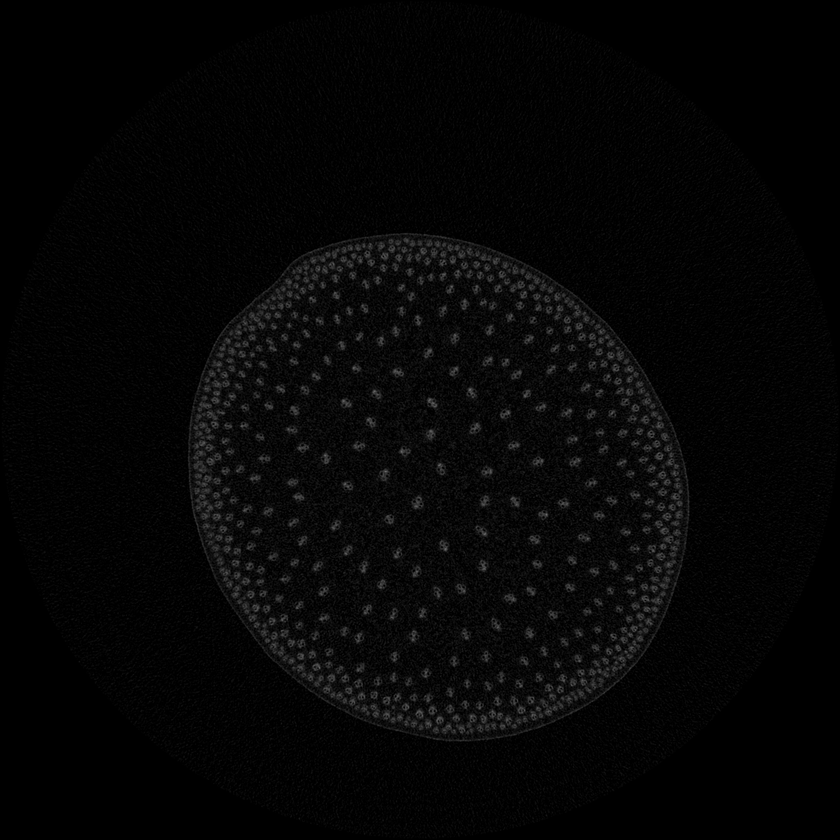
#> input picture vbs_images/maizestem/22-JD-3-5__rec0994.bmp, 840 x 840 px, shrunk from 2000 x 2000 before the run
$ python -i dbsAdaptiveWatershed.py   (imports and definitions only)   (older library calls are emulated)
#> lines starting #> are read from the running program, lines starting #| are printed output that depends on the picture; after the words box and inside, x2 and y2 are one past the last pixel; in counts of white or black regions, pixels touching at a corner belong together
#> further down, picture is the input picture: shape (840, 840); min 0, max 109, mean 5.6
### dbsFunction.py
#!/usr/bin/env python
# encoding: utf-8
'''
@author: du jianjun
@license: (C) Copyright 2019, PERSUPER, NERCITA.
@contact: dujianjun18@126.com
@software: wspp
@file: dbs_common_function.py
@time: 2020-01-07 23:33
@desc:
'''

import datetime
import os,time, re, math
import cv2
import csv
from PIL import Image
from PIL.ExifTags import TAGS
import exifread
import json
import urllib.request
import numpy as np
import matplotlib.pyplot as plt

class dbsFunction:
    def __init__(self):
        pass

    def distance(pt1=[], pt2=[]):
        return math.sqrt((pt1[0] - pt2[0]) * (pt1[0] - pt2[0]) + (pt1[1] - pt2[1]) * (pt1[1] - pt2[1]))

    # 获得欧几里距离
    # [38 lines left out: functions _get_eucledian_distance, line_intersection, findIntersection, not called in this run]

    g_colors = []
    def getColor(index):
        if len(dbsFunction.g_colors) <= 0:
            for i in range(1000):
                r = np.random.uniform(50, 255)
                g = np.random.uniform(50, 255)
                b = np.random.uniform(50, 255)
                dbsFunction.g_colors.append(
                    (r, g, b))

        index = index % 1000
        return dbsFunction.g_colors[index]

    # [148 lines left out: functions removedirfiles, get_FileCreateTime, file_is_img, file_is_txt, file_is_video, findfullimagefile and 11 more, not called in this run]

    def GetOuterContours(mask=None, method=cv2.CHAIN_APPROX_SIMPLE):

        if cv2.__version__ <= '3.4.4':
            img, contours, hierarchy = cv2.findContours(mask, cv2.RETR_TREE, method)
        else:
            contours, hierarchy = cv2.findContours(mask, cv2.RETR_TREE, method)


        cons_out = []
        for i, cnt in enumerate(contours):
            if hierarchy[0][i][3] == -1:
                cons_out.append(cnt)

        return cons_out

    # [261 lines left out: functions GetInformationOfOuterContours, extractPhenotypes, calMaskInfo, calMyShapePhenotyping, calMyAreaPhenotyping, plotCurvePTL and 3 more, not called in this run]

### dbsAdaptiveWatershed.py
#!/usr/bin/env python
# encoding: utf-8
'''
@author: du jianjun
@license: (C) Copyright 2019, PERSUPER, NERCITA.
@contact: dujianjun18@126.com
@software: wspp
@file: dbsAdaptiveWatershed.py
@time: 2021-06-04 14:27
@desc:

Evaluating multiple regions with the adaptive watershed-based approach.

'''
#########watershed#########
from skimage.feature import peak_local_max
# from skimage.morphology import watershed # 更新了！！！
from skimage.segmentation import watershed
from skimage import morphology
from scipy import ndimage
import numpy as np
import argparse
import imutils
import cv2
#########watershed#########

from dbsFunction import *

from collections import deque


class dbsAdaptiveWatershed():
    index_id = 0

    def __init__(self):
        pass

    def adaptiveWatershed(rgbImage, binImage, minArea=20, ratio_area_threshold=0.9, bGenerateVisImage = False):
        '''

        :param minArea:
        :param ratio_area_threshold: 实际面积/凸包面积，评估是否需要分裂的阈值，大于该值认为不用分裂
        :return:
        '''
#> called with minArea = 20, ratio_area_threshold = 0.9, bGenerateVisImage = False
        start = time.perf_counter()
        if cv2.__version__ <= '3.4.4':
            image0, contours, hierarchy_vbs = cv2.findContours(binImage, cv2.RETR_TREE, cv2.CHAIN_APPROX_SIMPLE)
        else:
            contours, hierarchy_vbs = cv2.findContours(binImage, cv2.RETR_TREE, cv2.CHAIN_APPROX_SIMPLE)
#> contours = 32226 contours, 29706 with area under 20; largest, box (x1, y1, x2, y2) and area: (1, 1, 839, 839) 545786, (100, 389, 147, 411) 255, (442, 182, 470, 215) 193, (327, 19, 344, 46) 186, (277, 225, 295, 249) 176

        rgbVis_split = cv2.cvtColor(binImage, cv2.COLOR_GRAY2BGR)  # dbsimread(fn, cv2.IMREAD_COLOR)
        mask_split = np.zeros(binImage.shape, np.uint8)

        contours_individualobject = []
        contours_multipleobject = []
        list_min_distance = []  #
        list_contours_splittedobjects = []
        list_offset = []
        list_cons_discard = []

        for id, con in enumerate(contours):
            area_con = cv2.contourArea(con)
            if area_con <= 100:
                contours_multipleobject.append(con)
                continue
            hull = cv2.convexHull(con)
            area_hull = cv2.contourArea(hull)
            if area_con < minArea:
                continue

            # print("ID:{}, con size:{} area_hull:{} area_con:{} scale:{}".format(id, len(con), area_hull, area_con, area_con / area_hull))
            if area_con / area_hull > ratio_area_threshold:
                contours_individualobject.append(con)
                cv2.drawContours(mask_split, [con], -1, 255, -1)
                cv2.drawContours(rgbVis_split, [con], -1, dbsFunction.getColor(dbsAdaptiveWatershed.index_id), 2)
                dbsAdaptiveWatershed.index_id += 1
            else:
                contours_multipleobject.append(con)
                # 第一种方法：同时分裂区域，难以确定参数min_distance
                # contours_splitted, offset, min_distance = dbsAdaptiveWatershed.splitIndividualConnectObject(con, minArea=20)
                # 第二种方法：依次提取区域，每个min_distance都是自适应的
                contours_splitted, cons_discard, offset, list_min_distance2 = \
                    dbsAdaptiveWatershed.adaptiveWatershed_IndividualObject(con, minArea,
                                                                            ratio_area_threshold=ratio_area_threshold)

                if len(cons_discard):
                    list_cons_discard.append(cons_discard)

                if len(contours_splitted) > 0:
                    list_contours_splittedobjects.append(contours_splitted)
                    list_offset.append(offset)

                    list_min_distance.append(list_min_distance2)

                    cv2.drawContours(mask_split, contours_splitted, -1, 255, -1, offset=(offset[0], offset[1]))
                    cv2.drawContours(mask_split, contours_splitted, -1, 0, 1, offset=(offset[0], offset[1]))

                    for one in contours_splitted:
                        cv2.drawContours(rgbVis_split, [one], -1, dbsFunction.getColor(dbsAdaptiveWatershed.index_id),
                                         -1, offset=(offset[0], offset[1]))
                        dbsAdaptiveWatershed.index_id += 1
#> this loop made 32226 passes
#> area_con on passes 58, 89: 22, 20
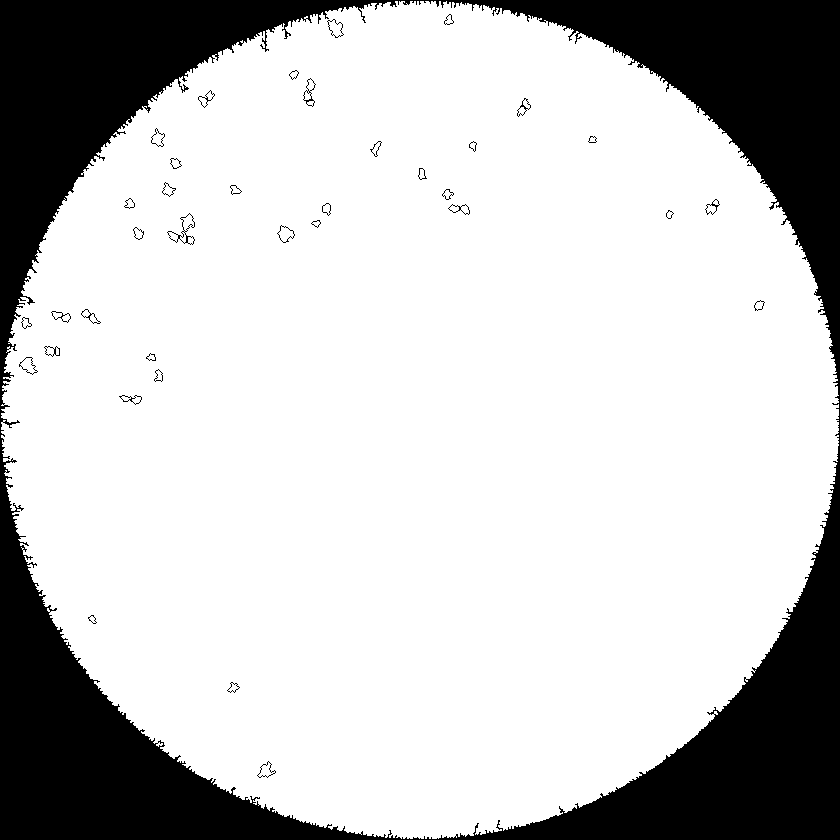
#> mask_split: shape (840, 840); 77.5% white; 37 black regions
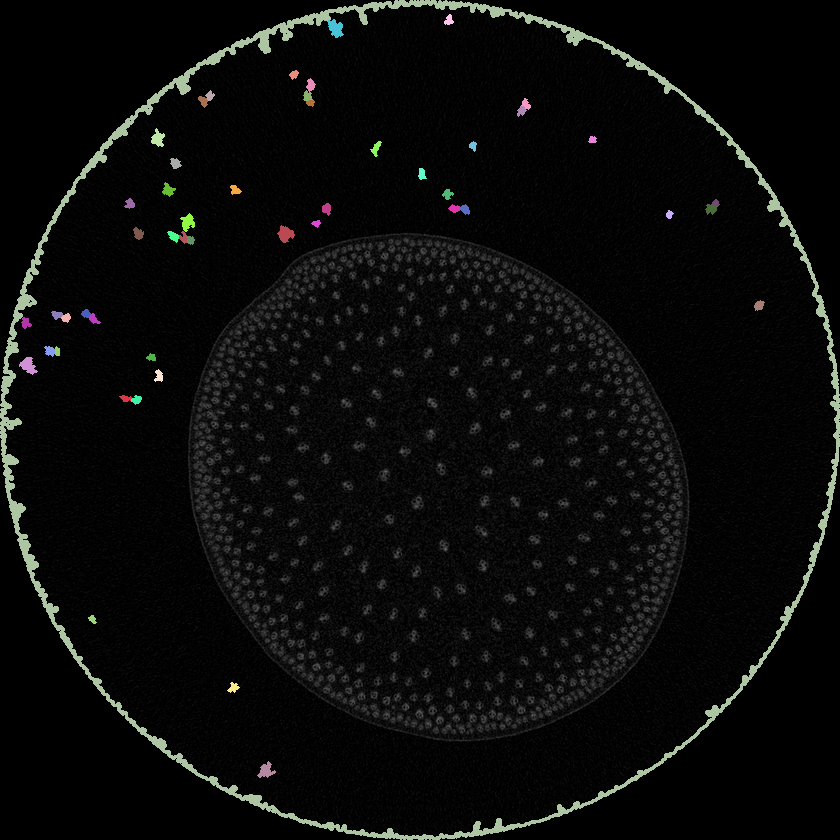
#> rgbVis_split: shape (840, 840, 3); 2.85% of pixels changed, all inside (x1, y1, x2, y2) = (0, 0, 840, 840)
#> after the loop, contours_individualobject = 1 contour; box (x1, y1, x2, y2) and area: (1, 1, 839, 839) 545786; contours_multipleobject = 32225 contours, 29706 with area under 20; largest, box (x1, y1, x2, y2) and area: (100, 389, 147, 411) 255, (442, 182, 470, 215) 193, (327, 19, 344, 46) 186, (277, 225, 295, 249) 176, (121, 220, 150, 243) 166; list_cons_discard = 37 items; list_contours_splittedobjects = 37 items; list_min_distance = 37 items, first 6: [3], [2], [2], [2, 2], [2], [3]; list_offset = 37 pairs, first value 10 to 745, second value 8 to 761

        #
        mask_contours_splittedobjects = cv2.cvtColor(binImage, cv2.COLOR_GRAY2BGR)
        numberSplit = 0
        for idr, contours_res in enumerate(list_contours_splittedobjects):
            cv2.drawContours(mask_split, contours_res, -1, 0, 1)
            numberSplit += len(contours_res)

            offset = list_offset[idr]
            cv2.drawContours(mask_contours_splittedobjects, contours_res, -1, dbsFunction.getColor(idr), -1,
                             offset=offset)

            if rgbImage is not None:
                cv2.drawContours(rgbImage, contours_res, -1, dbsFunction.getColor(idr), 2,
                             offset=offset)
#> this loop made 1 pass
#> (idr, contours_res, numberSplit, offset) on pass 1: (0, 1 contour; box (x1, y1, x2, y2) and area: (0, 0, 19, 17) 137, 1, (257, 761))
#> mask_contours_splittedobjects: shape (840, 840, 3); 0.02% of pixels changed, all inside (x1, y1, x2, y2) = (257, 761, 276, 778)
#> after the loop, numberSplit = 1
        if cv2.__version__ <= '3.4.4':
            image0, contours_results2, hierarchy_vbs = cv2.findContours(mask_split, cv2.RETR_TREE,
                                                                        cv2.CHAIN_APPROX_SIMPLE)
        else:
            contours_results2, hierarchy_vbs = cv2.findContours(mask_split, cv2.RETR_TREE, cv2.CHAIN_APPROX_SIMPLE)

        # -------------------------------------------------------------------------------
        tips = []
        tips.append("Segmented regions: {}".format(len(contours)))
        tips.append("Individual regions:{}".format(len(contours_individualobject)))
        tips.append("Candidate regions: {}".format(len(contours_multipleobject)))
        tips.append("Splitted regions:  {}".format(numberSplit))
        tips.append("Vascular bundles:  {}".format(len(contours_individualobject) + numberSplit))

        contours_results = []  # total
        contours_results.extend(contours_individualobject)
        for idr, contours_res in enumerate(list_contours_splittedobjects):
            contours_results.extend(contours_res)

        dict_cons = {}
        dict_cons["cons_ini"] = contours
        dict_cons["cons_individual"] = contours_individualobject
        dict_cons["cons_multiple"] = contours_multipleobject
        dict_cons["list_cons_splitted"] = list_contours_splittedobjects
        dict_cons["cons_results"] = contours_results
        for idt, tip in enumerate(tips):
            cv2.putText(mask_contours_splittedobjects, tips[idt], (20, idt * 60 + 80), cv2.FONT_HERSHEY_SIMPLEX, 2,
                        (255, 255, 255), 4)

            if rgbImage is not None:
                cv2.putText(rgbImage, tips[idt], (20, idt * 60 + 80), cv2.FONT_HERSHEY_SIMPLEX, 2,
                            (255, 255, 255), 4)

        #---------------------------------------------------------------------------------------
        # 20210623 下面功能只能用于单株尺度上不同节间的图像拼接
        vis_rgb_all = None
        if bGenerateVisImage:
            width = 1000
            visrgb_individual = dbsAdaptiveWatershed.stitchListofContours2Image(width, contours_individualobject)

            visrgb_multiple = dbsAdaptiveWatershed.stitchListofContours2Image(width, contours_multipleobject)

            list_masks = []
            for idd, cons in enumerate(list_contours_splittedobjects):
                con_before = contours_multipleobject[idd]

                x, y, w, h = cv2.boundingRect(con_before)

                # print("conbefor: {}, {}".format(w, h))
                mask_con = np.zeros((h, w, 3), np.uint8)
                cv2.drawContours(mask_con, [con_before], -1, (255, 255, 255), -1)
                for iddd, con in enumerate(cons):
                    cv2.drawContours(mask_con, [con], -1, dbsFunction.getColor(iddd), -1)

                #####
                # tag = list_tags[idd]
                # cv2.putText(mask_con, tag, (5, h+18), cv2.FONT_HERSHEY_SIMPLEX, 0.5, (255,255,255), 2)

                list_masks.append(mask_con)

            list_tags = []
            for tags in list_min_distance:
                valtag = ""
                for i, val in enumerate(tags):
                    valtag += "{}".format(val)
                    if i != len(tags) - 1:
                        valtag += ":"

                # tag = "{}".format(tags)
                list_tags.append(valtag)
            visrgb_splitted = dbsAdaptiveWatershed.stitchListofImages2Image(width, list_masks, list_tags)

            list_visrgb = []
            list_visrgb.append(visrgb_individual)
            list_visrgb.append(visrgb_multiple)
            list_visrgb.append(visrgb_splitted)
            vis_rgb_all = dbsAdaptiveWatershed.stitchListofImagesEuqalWidth(width, list_visrgb)

            list_visrgb2 = []
            list_visrgb2.append(rgbImage)

            list_visrgb2.append(vis_rgb_all)
            vis_rgb_all = dbsAdaptiveWatershed.stitchListofImagesEuqalHeight(2000, list_visrgb2)

        return dict_cons, list_cons_discard, mask_split, vis_rgb_all

    # [230 lines left out: functions stitchListofContours2Image, stitchListofImages2Image, stitchListofImagesEuqalWidth, stitchListofImagesEuqalHeight, splitIndividualConnectObject, not called in this run]

    def adaptiveWatershed_IndividualObject(contour, minArea=20, ratio_area_threshold=0.9):
        '''
        :param minArea:
        :return: 返回最大轮廓和偏移
        '''

        x, y, cols, rows = cv2.boundingRect(contour)
        offset = (x, y)

        mask_one = np.zeros((rows, cols), np.uint8)
        cv2.drawContours(mask_one, [contour], -1, 255, -1, offset=(-x, -y))
        contours, _ = cv2.findContours(mask_one, cv2.RETR_TREE, cv2.CHAIN_APPROX_SIMPLE)[-2:]
        cons_discard = []  #

        cons_outs = []
        list_min_distance = []

        dq_todo = deque()
        for con in contours:
            a = cv2.contourArea(con)
            if a > minArea:
                dq_todo.append(con.copy())

        while len(dq_todo)>0:
            cont_one = dq_todo.popleft()

            hull = cv2.convexHull(cont_one)
            area_hull = cv2.contourArea(hull)
            area_con = cv2.contourArea(cont_one)

            if area_con < minArea:
                cons_discard.append(cont_one)
                continue

            if area_con / area_hull > ratio_area_threshold:
                cons_outs.append(cont_one)
                continue

            mask_one = np.zeros((rows, cols), np.uint8)
            cv2.drawContours(mask_one, [cont_one], -1, 255, -1)  # , offset=(-x,-y))
            dist_map = cv2.distanceTransform(mask_one, cv2.DIST_L2, cv2.DIST_MASK_PRECISE)
            _, radius, _, center = cv2.minMaxLoc(dist_map)
            if radius < 2:
                cons_discard.append(cont_one)
                continue

            # 计算最小外接圆
            contours, _ = cv2.findContours(mask_one, cv2.RETR_TREE, cv2.CHAIN_APPROX_SIMPLE)[-2:]
            center2, radius2 = cv2.minEnclosingCircle(np.concatenate(contours, 0))  # ?
            ptMinCir = (int(center2[0]), int(center2[1]))

            # 取最大内切圆半径最为两个目标之间最小距离参数
            min_distance = int(radius * 0.6)  # * 1.5) #2
            if min_distance < 2:
                cons_discard.append(cont_one)
                continue

            list_min_distance.append(min_distance)

            # compute the exact Euclidean distance from every binary
            # pixel to the nearest zero pixel, then find peaks in this
            # distance map
            D = ndimage.distance_transform_edt(mask_one)
            localMax = peak_local_max(D,
                                      indices=False,
                                      min_distance=min_distance,
                                      # find peaks (i.e., local maxima) in the map. We’ll ensure that is at least a 20 pixel distance between each peak.
                                      labels=mask_one,
                                      exclude_border=True)
            # print("local max:", localMax): 标记矩阵
            # perform a connected component analysis on the local peaks,
            # using 8-connectivity, then appy the Watershed algorithm
            markers = ndimage.label(localMax, structure=np.ones((3, 3)))[0]
            labels = watershed(-D, markers,
                               mask=mask_one)  # Each pixel value as a unique label value. Pixels that have the same label value belong to the same object
            # print("[INFO] {} unique segments found".format(len(np.unique(labels)) - 1))

            # The last step is to simply loop over the unique label values and extract each of the unique objects:
            # loop over the unique labels returned by the Watershed
            # algorithm
            c_s_res = []
            for label in np.unique(labels):
                # if the label is zero, we are examining the 'background'
                # so simply ignore it
                if label == 0:
                    continue
                # otherwise, allocate memory for the label region and draw
                # it on the mask
                mask__ = np.zeros(mask_one.shape, dtype="uint8")
                mask__[labels == label] = 255
                # detect contours in the mask and grab the largest one
                cnts = cv2.findContours(mask__.copy(), cv2.RETR_EXTERNAL,
                                        cv2.CHAIN_APPROX_SIMPLE)
                cnts = imutils.grab_contours(cnts)
                c = max(cnts, key=cv2.contourArea)
                # draw a circle enclosing the object
                # ((x, y), r) = cv2.minEnclosingCircle(c)
                # cv2.circle(rgbVis_split, (int(x), int(y)), int(r), dbsFunction.getColor(label),1)
                # (0, 255, 0), 1)

                c_s_res.append(c)

            if len(c_s_res) <= 0:
                cons_discard.append(cont_one)
                continue

            c_max = []
            a_max = 0
            for c in c_s_res:
                a = cv2.contourArea(c)
                if a > a_max:
                    a_max = a
                    c_max = c
            # print("max area:", a_max, "  c_s_res:", len(c_s_res))
            if a_max > minArea:
                cons_outs.append(c_max)
                cv2.drawContours(mask_one, [c_max], -1, 0, -1)


            contours = dbsFunction.GetOuterContours(mask_one)
            for con in contours:
                a = cv2.contourArea(con)
                if a > minArea:
                    dq_todo.append(con.copy())
                else:
                    cons_discard.append(cont_one)

        return cons_outs, cons_discard, offset, list_min_distance


# [2 lines not run here, left out]

>>> import cv2
>>> picture = cv2.imread('vbs_images/maizestem/22-JD-3-5__rec0994.bmp', cv2.IMREAD_GRAYSCALE)
#> (the run stopped early here; a loop or call above may not have finished)
